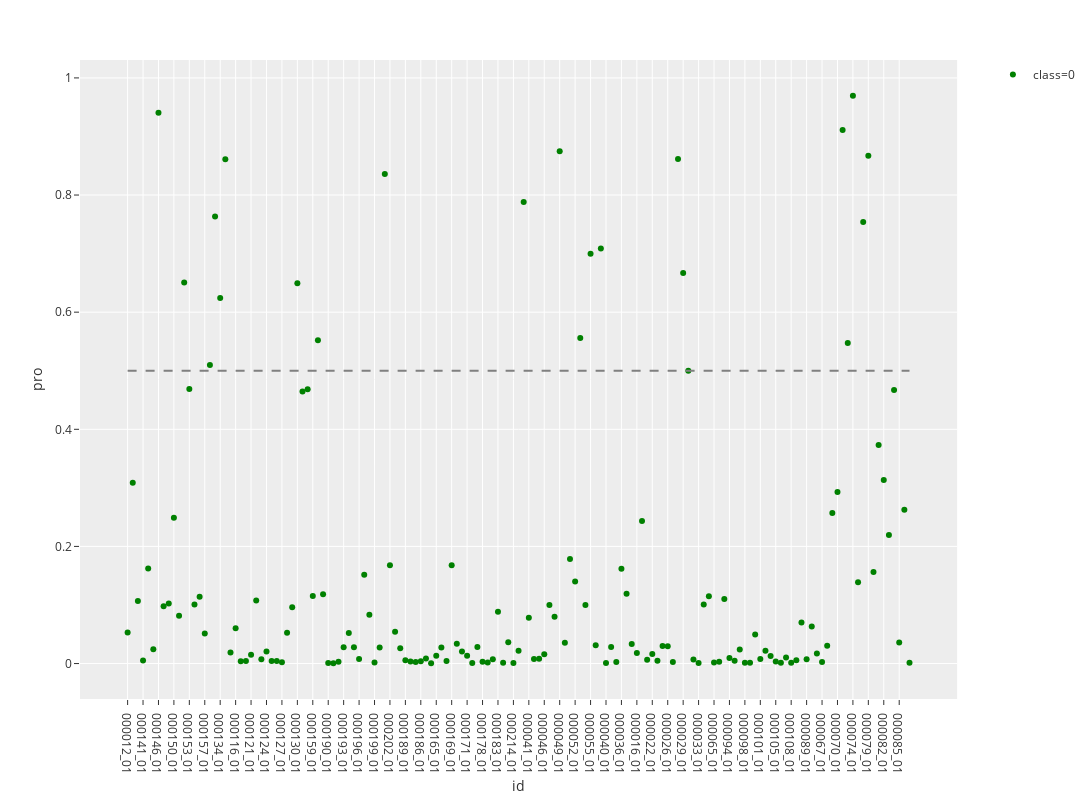

Notebook code cell kept with this figure:
### Code cell
healthy_new_pre = predict_plot('test_healthy')
# healthy_new_pre.to_excel('C:/Users/pc/Desktop/healthy_pre.xlsx')

### Figure 1 — Plotly figure (JSON) as saved in the notebook; plotly's stock layout.template omitted (floating-point values rounded to 4 significant figures; data arrays with more than 128 entries replaced by an {"elided": "..."} marker saying what was removed)
{"data": [{"hoverlabel": {"namelength": 0}, "hovertemplate": "class=0<br>id=%{x}<br>pro=%{y}", "legendgroup": "class=0", "marker": {"color": "green", "symbol": "circle"}, "mode": "markers", "name": "class=0", "showlegend": true, "type": "scatter", "x": {"elided": "153 str values"}, "xaxis": "x", "y": {"elided": "153 float values"}, "yaxis": "y"}, {"line": {"color": "grey", "dash": "dash"}, "mode": "lines", "showlegend": false, "type": "scatter", "x": ["000012_01", "000215_01"], "y": [0.5, 0.5]}], "layout": {"height": 800, "legend": {"tracegroupgap": 0}, "margin": {"t": 60}, "width": 1200, "xaxis": {"anchor": "y", "domain": [0, 0.98], "title": {"text": "id"}}, "yaxis": {"anchor": "x", "domain": [0, 1], "title": {"text": "pro"}}}}
